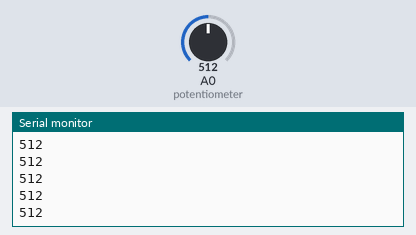
This sketch was run on a simulated Arduino Uno, built with avr-gcc and run on an emulated ATmega328P. Shown: the last lines printed to the serial monitor. The test bench sets the inputs (shaded band); at power-on: A0 (potentiometer) = 512.

Above: at 1.2 s.
1.3 s: A0 (potentiometer) set to 716
At 2.1 s:
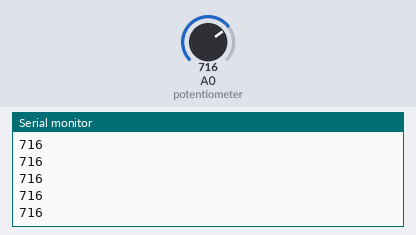
2.8 s: A0 (potentiometer) set to 900
At 3.7 s:
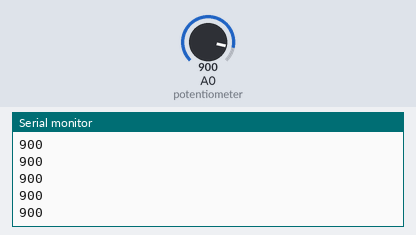
Timing chart, 0 to 5.8 s (numbered marks = the images above; inputs shaded):
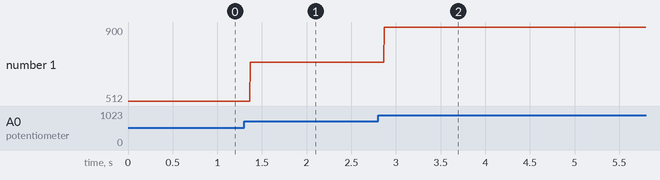

Measured:
- after the input at 1.3 s, the serial monitor: prints a new line after 0.07 s (image 1)
- after the input at 2.8 s, the serial monitor: prints a new line after 0.07 s (image 2)
- plotted number 1: 512 → 716 after the input at 1.3 s, 716 → 900 after the input at 2.8 s

The sketch:

workShop07.ino
```cpp
int potentiometer = A0;
void setup() {
  Serial.begin(9600);
  pinMode(potentiometer, INPUT);
}
void loop() {
  int value = analogRead(potentiometer);
  Serial.println(value);
  delay(1);
}
```
